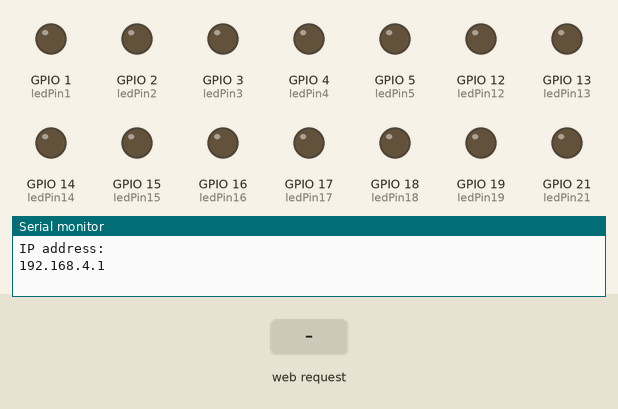
Bench run of a sketch on a simulated ESP32. Parts: output pins drawn as LEDs (lit = HIGH), the last lines printed to the serial monitor. The inputs (shaded band) are chosen by the test bench.

Above: at 1.2 s.
1.3 s: HTTP request GET /1/on received
At 1.9 s:
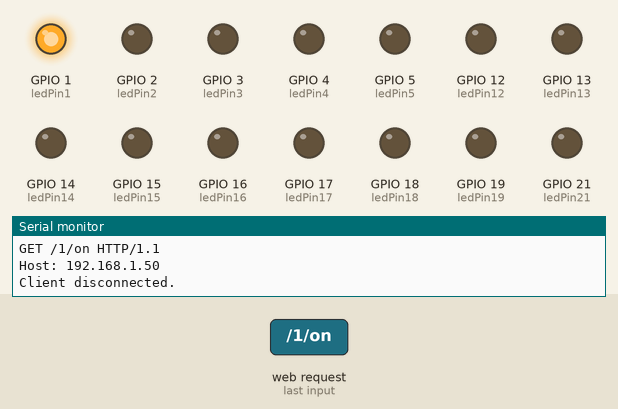
2.8 s: HTTP request GET /2/on received
At 4.0 s:
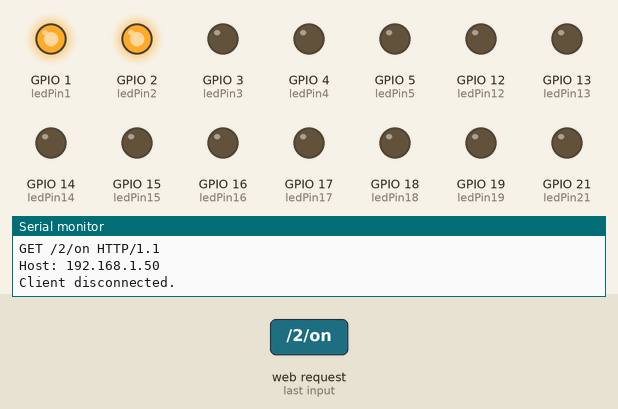
4.3 s: HTTP request GET /1/off received
At 5.4 s:
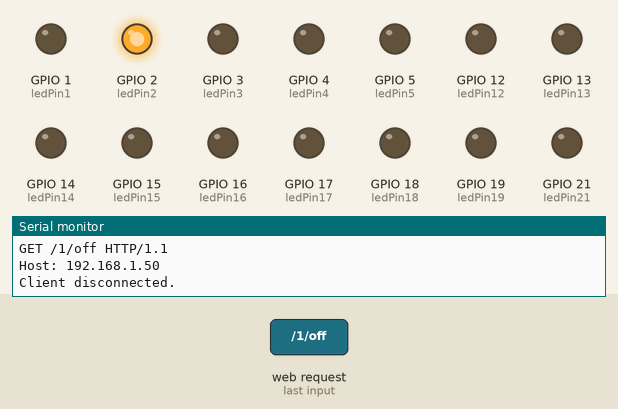
5.8 s: HTTP request GET /3/on received
At 6.5 s:
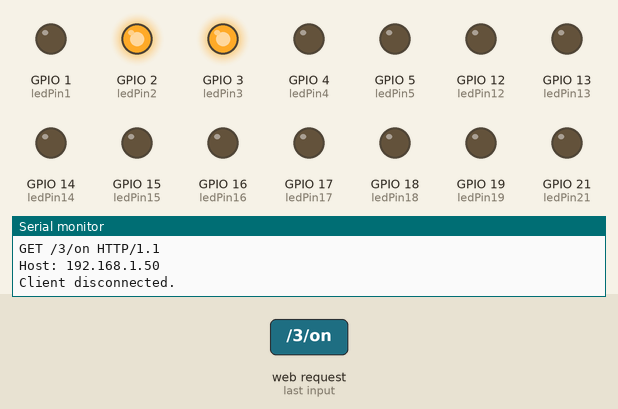
7.3 s: HTTP request GET /2/off received
At 7.7 s:
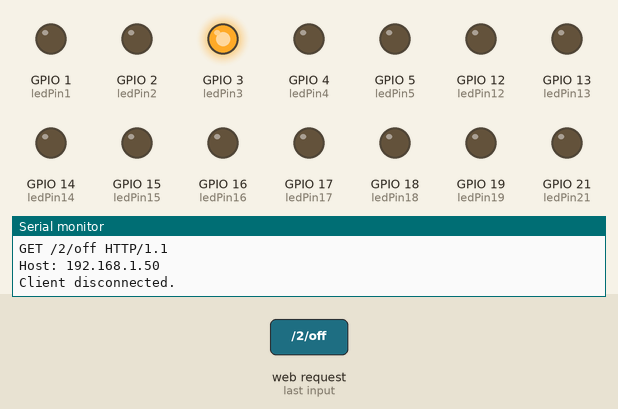
8.8 s: HTTP request GET /4/on received
At 10.0 s:
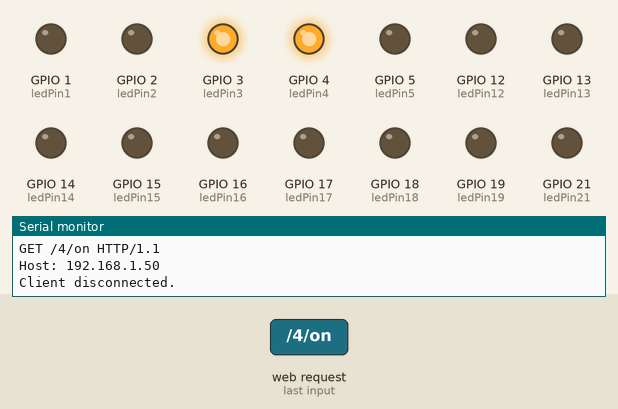
Timing chart, 0 to 11.3 s (numbered marks = the images above; inputs shaded):
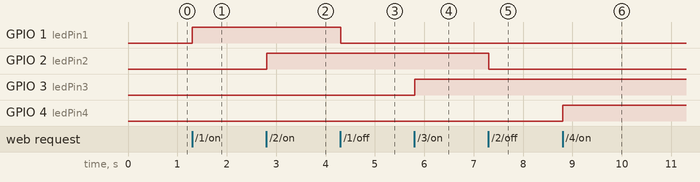

Measured:
- after the input at 1.3 s, GPIO 1 (ledPin1): LOW → HIGH at once
- after the input at 2.8 s, GPIO 2 (ledPin2): LOW → HIGH at once
- after the input at 4.3 s, GPIO 1 (ledPin1): HIGH → LOW at once
- after the input at 5.8 s, GPIO 3 (ledPin3): LOW → HIGH at once
- after the input at 7.3 s, GPIO 2 (ledPin2): HIGH → LOW at once
- after the input at 8.8 s, GPIO 4 (ledPin4): LOW → HIGH at once

The sketch:

ESP32_Web_Server_20_LED.ino
```cpp
// Load Wi-Fi library
#include <WiFi.h>

// Network credentials Here
const char* ssid     = "ESP32-Network";
const char* password = "Password";

// Set web server port number to 80
WiFiServer server(80);

// Variable to store the HTTP request
String header;

//variables to store the current LED states
String statePin1 = "off";
String statePin2 = "off";
String statePin3 = "off";
String statePin4 = "off";
String statePin5 = "off";
String statePin12 = "off";
String statePin13 = "off";
String statePin14 = "off";
String statePin15 = "off";
String statePin16 = "off";
String statePin17 = "off";
String statePin18 = "off";
String statePin19 = "off";
String statePin21 = "off";
String statePin22 = "off";


//Output variable to GPIO pins

const int ledPin1 = 1;
const int ledPin2 = 2;
const int ledPin3 = 3;
const int ledPin4 = 4;
const int ledPin5 = 5;
const int ledPin12 = 12;
const int ledPin13 = 13;
const int ledPin14 = 14;
const int ledPin15 = 15;
const int ledPin16 = 16;
const int ledPin17 = 17;
const int ledPin18 = 18;
const int ledPin19 = 19;
const int ledPin21 = 21;
const int ledPin22 = 22;


// Current time
unsigned long currentTime = millis();
// Previous time
unsigned long previousTime = 0;
// Define timeout time in milliseconds
const long timeoutTime = 2000;

void setup() {
  Serial.begin(115200);

  pinMode(ledPin1, OUTPUT);      // set the LED pin mode
  digitalWrite(ledPin1, 0);      // turn LED off by default

  pinMode(ledPin2, OUTPUT);      // set the LED pin mode
  digitalWrite(ledPin2, 0);      // turn LED off by default

  pinMode(ledPin3, OUTPUT);      // set the LED pin mode
  digitalWrite(ledPin3, 0);      // turn LED off by default

  pinMode(ledPin4, OUTPUT);      // set the LED pin mode
  digitalWrite(ledPin4, 0);      // turn LED off by default

  pinMode(ledPin5, OUTPUT);      // set the LED pin mode
  digitalWrite(ledPin5, 0);      // turn LED off by default

  pinMode(ledPin12, OUTPUT);      // set the LED pin mode
  digitalWrite(ledPin12, 0);      // turn LED off by default

  pinMode(ledPin13, OUTPUT);      // set the LED pin mode
  digitalWrite(ledPin13, 0);      // turn LED off by default

  pinMode(ledPin14, OUTPUT);      // set the LED pin mode
  digitalWrite(ledPin14, 0);      // turn LED off by default

  pinMode(ledPin15, OUTPUT);      // set the LED pin mode
  digitalWrite(ledPin15, 0);      // turn LED off by default

  pinMode(ledPin16, OUTPUT);      // set the LED pin mode
  digitalWrite(ledPin16, 0);      // turn LED off by default

  pinMode(ledPin17, OUTPUT);      // set the LED pin mode
  digitalWrite(ledPin17, 0);      // turn LED off by default

  pinMode(ledPin18, OUTPUT);      // set the LED pin mode
  digitalWrite(ledPin18, 0);      // turn LED off by default

  pinMode(ledPin19, OUTPUT);      // set the LED pin mode
  digitalWrite(ledPin19, 0);      // turn LED off by default

  pinMode(ledPin21, OUTPUT);      // set the LED pin mode
  digitalWrite(ledPin21, 0);      // turn LED off by default

  pinMode(ledPin22, OUTPUT);      // set the LED pin mode
  digitalWrite(ledPin22, 0);      // turn LED off by default


  WiFi.softAP(ssid,password);

  // Print IP address and start web server
  Serial.println("");
  Serial.println("IP address: ");
  Serial.println(WiFi.softAPIP());
  server.begin();
}

void loop() {
  WiFiClient client = server.available();   // Listen for incoming clients

  if (client) {                             // If a new client connects,
    currentTime = millis();
    previousTime = currentTime;
    Serial.println("New Client.");          // print a message out in the serial port
    String currentLine = "";                // make a String to hold incoming data from the client

    while (client.connected() && currentTime - previousTime <= timeoutTime) {
      // loop while the client's connected
      currentTime = millis();
      if (client.available()) {             // if there's bytes to read from the client,
        char c = client.read();             // read a byte, then
        Serial.write(c);                    // print it out the serial monitor
        header += c;
        if (c == '\n') {                    // if the byte is a newline character
          // if the current line is blank, you got two newline characters in a row.
          // that's the end of the client HTTP request, so send a response:
          if (currentLine.length() == 0) {
            // HTTP headers always start with a response code (e.g. HTTP/1.1 200 OK)
            // and a content-type so the client knows what's coming, then a blank line:
            client.println("HTTP/1.1 200 OK");
            client.println("Content-type:text/html");
            client.println("Connection: close");
            client.println();

            // turns the GPIOs on and off
            if (header.indexOf("GET /1/on") >= 0) {
              statePin1 = "on";
              digitalWrite(ledPin1, HIGH);               // turns the LED on
            } else if (header.indexOf("GET /1/off") >= 0) {
              statePin1 = "off";
              digitalWrite(ledPin1, LOW);                //turns the LED off
            }

            if (header.indexOf("GET /2/on") >= 0) {
              statePin2 = "on";
              digitalWrite(ledPin2, HIGH);               // turns the LED on
            } else if (header.indexOf("GET /2/off") >= 0) {
              statePin2 = "off";
              digitalWrite(ledPin2, LOW);                //turns the LED off
            }

            if (header.indexOf("GET /3/on") >= 0) {
              statePin3 = "on";
              digitalWrite(ledPin3, HIGH);               // turns the LED on
            } else if (header.indexOf("GET /3/off") >= 0) {
              statePin3 = "off";
              digitalWrite(ledPin3, LOW);                //turns the LED off
            }


            if (header.indexOf("GET /4/on") >= 0) {
              statePin4 = "on";
              digitalWrite(ledPin4, HIGH);               // turns the LED on
            } else if (header.indexOf("GET /4/off") >= 0) {
              statePin4 = "off";
              digitalWrite(ledPin4, LOW);                //turns the LED off
            }


            if (header.indexOf("GET /5/on") >= 0) {
              statePin5 = "on";
              digitalWrite(ledPin5, HIGH);               // turns the LED on
            } else if (header.indexOf("GET /5/off") >= 0) {
              statePin5 = "off";
              digitalWrite(ledPin5, LOW);                //turns the LED off
            }


            if (header.indexOf("GET /12/on") >= 0) {
              statePin12 = "on";
              digitalWrite(ledPin12, HIGH);               // turns the LED on
            } else if (header.indexOf("GET /12/off") >= 0) {
              statePin12 = "off";
              digitalWrite(ledPin12, LOW);                //turns the LED off
            }


            if (header.indexOf("GET /13/on") >= 0) {
              statePin13 = "on";
              digitalWrite(ledPin13, HIGH);               // turns the LED on
            } else if (header.indexOf("GET /13/off") >= 0) {
              statePin13 = "off";
              digitalWrite(ledPin13, LOW);                //turns the LED off
            }


            if (header.indexOf("GET /14/on") >= 0) {
              statePin14 = "on";
              digitalWrite(ledPin14, HIGH);               // turns the LED on
            } else if (header.indexOf("GET /14/off") >= 0) {
              statePin14 = "off";
              digitalWrite(ledPin14, LOW);                //turns the LED off
            }


            if (header.indexOf("GET /15/on") >= 0) {
              statePin15 = "on";
              digitalWrite(ledPin15, HIGH);               // turns the LED on
            } else if (header.indexOf("GET /15/off") >= 0) {
              statePin15 = "off";
              digitalWrite(ledPin15, LOW);                //turns the LED off
            }


            if (header.indexOf("GET /16/on") >= 0) {
              statePin16 = "on";
              digitalWrite(ledPin16, HIGH);               // turns the LED on
            } else if (header.indexOf("GET /16/off") >= 0) {
              statePin16 = "off";
              digitalWrite(ledPin16, LOW);                //turns the LED off
            }

            if (header.indexOf("GET /17/on") >= 0) {
              statePin17 = "on";
              digitalWrite(ledPin17, HIGH);               // turns the LED on
            } else if (header.indexOf("GET /17/off") >= 0) {
              statePin17 = "off";
              digitalWrite(ledPin17, LOW);                //turns the LED off
            }

            if (header.indexOf("GET /18/on") >= 0) {
              statePin18 = "on";
              digitalWrite(ledPin18, HIGH);               // turns the LED on
            } else if (header.indexOf("GET /18/off") >= 0) {
              statePin18 = "off";
              digitalWrite(ledPin18, LOW);                //turns the LED off
            }


            if (header.indexOf("GET /19/on") >= 0) {
              statePin19 = "on";
              digitalWrite(ledPin19, HIGH);               // turns the LED on
            } else if (header.indexOf("GET /19/off") >= 0) {
              statePin19 = "off";
              digitalWrite(ledPin19, LOW);                //turns the LED off
            }


            if (header.indexOf("GET /21/on") >= 0) {
              statePin21 = "on";
              digitalWrite(ledPin21, HIGH);               // turns the LED on
            } else if (header.indexOf("GET /21/off") >= 0) {
              statePin21 = "off";
              digitalWrite(ledPin21, LOW);                //turns the LED off
            }


            if (header.indexOf("GET /22/on") >= 0) {
              statePin22 = "on";
              digitalWrite(ledPin22, HIGH);               // turns the LED on
            } else if (header.indexOf("GET /22/off") >= 0) {
              statePin22 = "off";
              digitalWrite(ledPin22, LOW);                //turns the LED off
            }


            // Display the HTML web page
            client.println("<!DOCTYPE html><html>");
            client.println("<head><meta name=\"viewport\" content=\"width=device-width, initial-scale=1\">");
            client.println("<link rel=\"icon\" href=\"data:,\">");
            // CSS to style the on/off buttons
            client.println("<style>html { font-family: monospace; display: inline-block; margin: 0px auto; text-align: center;}");
            client.println("div {align: center;text-align: center;}");

            client.println(".button { background-color: yellowgreen; border-radius: 12px; color: white; padding: 16px 40px;");
            client.println("text-decoration: none; font-size: 32px; margin: 2px; cursor: pointer;}");
            client.println(".button2 {background-color: red;border-radius: 12px;}</style></head>");

            client.println("<body><h1>Lamp</h1>");
            client.println("<p>Lamp Control Pannel </p>");


            if (statePin1 == "off") {
              client.println("<p><a href=\"/1/on\"><button class=\"button\">OFF</button></a>");
            } else {
              client.println("<p><a href=\"/1/off\"><button class=\"button button2\">ON</button></a>");
            }

            if (statePin2 == "off") {
              client.println("<a href=\"/2/on\"><button class=\"button\">OFF</button></a>");
            } else {
              client.println("<a href=\"/2/off\"><button class=\"button button2\">ON</button></a>");
            }

            if (statePin3 == "off") {
              client.println("<a href=\"/3/on\"><button class=\"button\">OFF</button></a>");
            } else {
              client.println("<a href=\"/3/off\"><button class=\"button button2\">ON</button></a>");
            }

            if (statePin4 == "off") {
              client.println("<a href=\"/4/on\"><button class=\"button\">OFF</button></a>");
            } else {
              client.println("<a href=\"/4/off\"><button class=\"button button2\">ON</button></a>");
            }

            if (statePin5 == "off") {
              client.println("<a href=\"/5/on\"><button class=\"button\">OFF</button></a></p>");
            } else {
              client.println("<a href=\"/5/off\"><button class=\"button button2\">ON</button></a></p>");
            }

            if (statePin12 == "off") {
              client.println("<p><a href=\"/12/on\"><button class=\"button\">OFF</button></a>");
            } else {
              client.println("<p><a href=\"/12/off\"><button class=\"button button2\">ON</button></a>");
            }

           if (statePin13 == "off") {
              client.println("<a href=\"/13/on\"><button class=\"button\">OFF</button></a>");
            } else {
              client.println("<a href=\"/13/off\"><button class=\"button button2\">ON</button></a>");
            }


            if (statePin14 == "off") {
              client.println("<a href=\"/14/on\"><button class=\"button\">OFF</button></a>");
            } else {
              client.println("<a href=\"/14/off\"><button class=\"button button2\">ON</button></a>");
            }

            if (statePin15 == "off") {
              client.println("<a href=\"/15/on\"><button class=\"button\">OFF</button></a>");
            } else {
              client.println("<a href=\"/15/off\"><button class=\"button button2\">ON</button></a>");
            }

            if (statePin16 == "off") {
              client.println("<a href=\"/16/on\"><button class=\"button\">OFF</button></a></p>");
            } else {
              client.println("<a href=\"/16/off\"><button class=\"button button2\">ON</button></a></p>");
            }

            if (statePin17 == "off") {
              client.println("<p><a href=\"/17/on\"><button class=\"button\">OFF</button></a>");
            } else {
              client.println("<p><a href=\"/17/off\"><button class=\"button button2\">ON</button></a>");
            }

            if (statePin18 == "off") {
              client.println("<a href=\"/18/on\"><button class=\"button\">OFF</button></a>");
            } else {
              client.println("<a href=\"/18/off\"><button class=\"button button2\">ON</button></a>");
            }

           if (statePin19 == "off") {
              client.println("<a href=\"/19/on\"><button class=\"button\">OFF</button></a>");
            } else {
              client.println("<a href=\"/19/off\"><button class=\"button button2\">ON</button></a>");
            }

            if (statePin21 == "off") {
              client.println("<a href=\"/21/on\"><button class=\"button\">OFF</button></a>");
            } else {
              client.println("<a href=\"/21/off\"><button class=\"button button2\">ON</button></a>");
            }

            if (statePin22 == "off") {
              client.println("<a href=\"/22/on\"><button class=\"button\">OFF</button></a></p>");
            } else {
              client.println("<a href=\"/22/off\"><button class=\"button button2\">ON</button></a></p>");
            }


            client.println("</body></html>");

            // The HTTP response ends with another blank line
            client.println();
            // Break out of the while loop
            break;
          } else { // if you got a newline, then clear currentLine
            currentLine = "";
          }
        } else if (c != '\r') {  // if you got anything else but a carriage return character,
          currentLine += c;      // add it to the end of the currentLine
        }
      }
    }
    // Clear the header variable
    header = "";
    // Close the connection
    client.stop();
    Serial.println("Client disconnected.");
    Serial.println("");
  }
}
```
